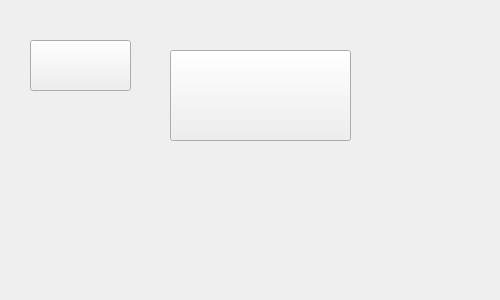
<?xml version="1.0" encoding="UTF-8"?>
<ui version="4.0">
 <class>Form</class>
 <widget class="VCPMainWindow" name="Form">
  <property name="geometry">
   <rect>
    <x>0</x>
    <y>0</y>
    <width>500</width>
    <height>300</height>
   </rect>
  </property>
  <property name="windowTitle">
   <string>Form</string>
  </property>
  <widget class="QWidget" name="centralwidget">
   <widget class="AxisActionButton" name="axisactionbutton">
    <property name="geometry">
     <rect>
      <x>30</x>
      <y>40</y>
      <width>101</width>
      <height>51</height>
     </rect>
    </property>
   </widget>
   <widget class="AxisActionButton" name="axisactionbutton_2">
    <property name="geometry">
     <rect>
      <x>170</x>
      <y>50</y>
      <width>181</width>
      <height>91</height>
     </rect>
    </property>
    <property name="action_id" stdset="0">
     <enum>AxisActionButton::Home</enum>
    </property>
    <property name="axis">
     <enum>AxisActionButton::X</enum>
    </property>
    <property name="action_type" stdset="0">
     <enum>AxisActionButton::On</enum>
    </property>
   </widget>
  </widget>
 </widget>
 <customwidgets>
  <customwidget>
   <class>VCPMainWindow</class>
   <extends>QMainWindow</extends>
   <header>QtPyVCP.widgets.form_widgets.main_window</header>
   <container>1</container>
  </customwidget>
  <customwidget>
   <class>AxisActionButton</class>
   <extends>QPushButton</extends>
   <header>QtPyVCP.widgets.control_widgets.axis_button</header>
  </customwidget>
 </customwidgets>
 <resources/>
 <connections/>
</ui>
